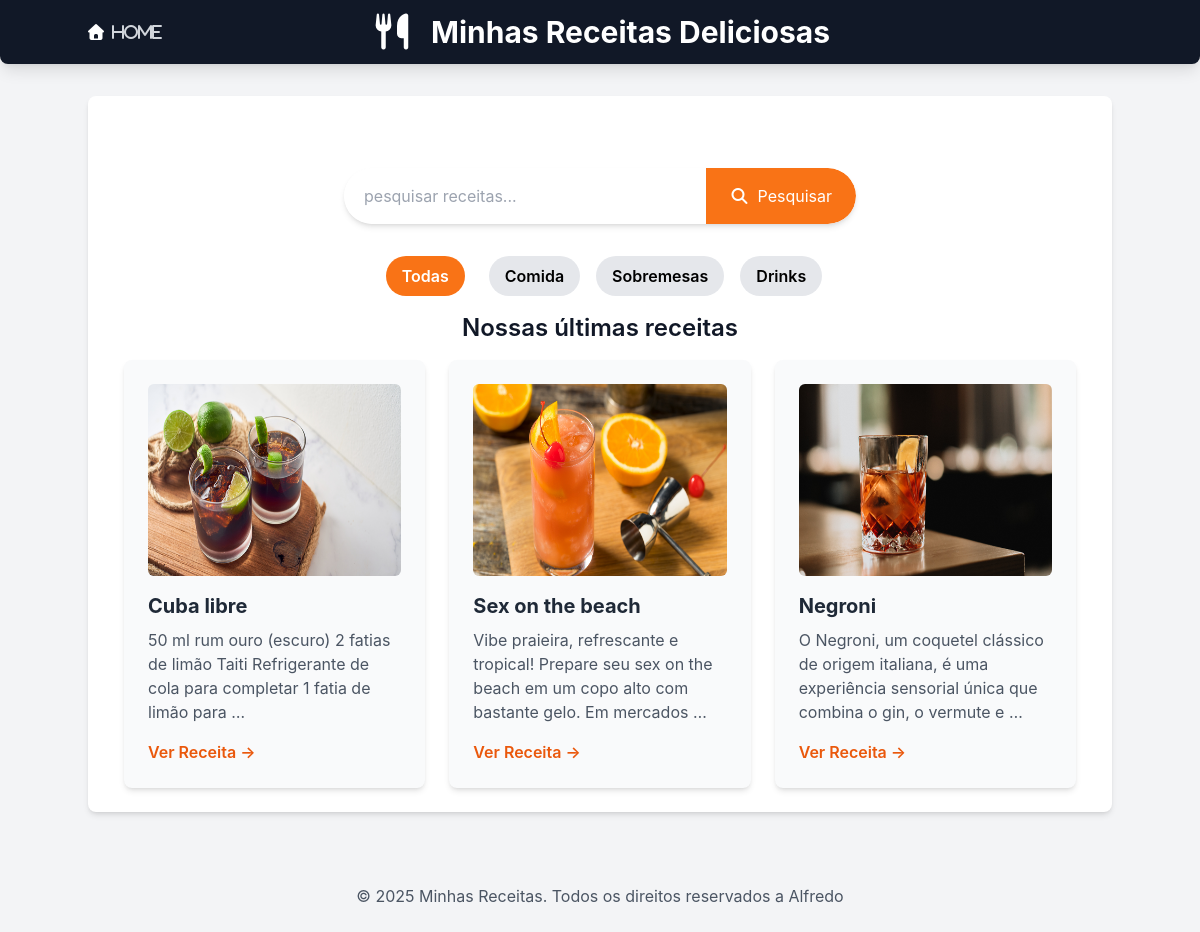
Page /receitas/?categoria=drink on the committed database.
### receitas/models.py (models this page shows, shortened)
class Receita(models.Model):
    CATEGORIAS = [
        ('comida', 'Comida'),
        ('sobremesa', 'Sobremesa'),
        ('drink', 'Drink'),
    ]
    title = models.CharField(max_length=200)
    description = models.TextField("Descrição")
    ingredients = models.TextField("Ingredientes")
    instructions = models.TextField("Instruções")
    image = models.ImageField("Imagem", upload_to='receitas/images/', blank=True, null=True)
    categoria = models.CharField("Categoria", max_length=20, choices=CATEGORIAS, default='comida')
    created_at = models.DateTimeField(auto_now_add=True)
    updated_at = models.DateTimeField(auto_now = True)
    class Meta:
        verbose_name = "Receita"
        verbose_name_plural = "Receitas"
        ordering = ['-created_at'] # Ordena as receitas pela data de criação (mais novas primeiro)

### receitas/views.py (the view)
# urls.py: 2. Add a URL to urlpatterns:  path('', views.home, name='home')
def home(request):
    categoria_slug = request.GET.get('categoria')
    categorias_choices = [choice[0] for choice in Receita.CATEGORIAS]
    if categoria_slug:
        receitas = Receita.objects.filter(categoria=categoria_slug)
        categoria_selecionada = categoria_slug
    else:
        receitas = Receita.objects.all()
        categoria_selecionada = None
    return render(request, 'receitas/home.html', {
        'receitas': receitas,
        'categorias': categorias_choices,
        'categoria_selecionada': categoria_selecionada,
    })

### receitas/templates/receitas/home.html (shortened to what this page needs)
{% extends "receitas/base.html" %}
{% block content %}
<section class="container mx-auto mt-8 p-4 flex justify-center">
    <form method="get" action="{% url 'pesquisar_receitas' %}"
        class="w-full max-w-lg flex bg-white rounded-full shadow-md overflow-hidden">
        <input type="text" name="q" placeholder="pesquisar receitas... "
            class="flex-grow p-3 text-gray-700 focus:ring-2 focus-ring-orange-500 rounded-l-full pl-5">
        <button type="submit"
            class="bg-orange-500 hover:bg-orange-600 text-white p-4 px-6 rounded-r-full transition duration-300 ease-in-out flex items-center justify-center">
            <i class="fas fa-search mr-2"></i> Pesquisar
        </button>
    </form>
</section>
<nav class="relative justify-center my-4 z-10 flex space-x-4">
    <a href="{%url 'home'%}" class="text-white mx-2 px-4 py-2 rounded-full bg-orange-500 hover:bg-orange-600 font-semibold">Todas</a>
    <a href="{%url 'home'%}?categoria=comida" class="text-black mx-2 px-4 py-2 rounded-full bg-gray-200 hover:bg-gray-300 font-semibold">Comida</a>
    <a href="{%url 'home'%}?categoria=sobremesa" class="text-black mx-2 px-4 py-2 rounded-full bg-gray-200 hover:bg-gray-300 font-semibold">Sobremesas</a>
    <a href="{%url 'home'%}?categoria=drink" class="text-black mx-2 px-4 py-2 rounded-full bg-gray-200 hover:bg-gray-300 font-semibold">Drinks</a>
</nav>
<h2 class="text-2xl font-semibold mb-4 text-center">Nossas últimas receitas</h2>
<div class="flex flex-wrap justify-center gap-6">
    {% for receita in receitas %}
    <div
        class="w-full sm:w-[calc(50%-1.5rem)] lg:w-[calc(33.333%-1.5rem)] bg-gray-50 p-6 rounded-lg shadow-md hover:shadow-lg transition-shadow duration-300 ease-in-out">
        {% if receita.image %}
        <img src="{{receita.image.url}}" alt="Imagem de {{receita.title}}"
            class="w-full h-48 objevt-cover rounded-md mb-4">
        {% endif %}
        <h3 class="text-xl font-bold mb-2 text-gray-800">{{ receita.title }}</h3>
        <p class="text-gray-600 mb-4">{{ receita.description|truncatewords:20}}</p>
        <a href="{% url 'receita_detail' receita.id %}" class="text-orange-600 hover:text-orange-800 font-semibold">Ver
            Receita &rarr;</a>
    </div>
    {% empty%}
    <p class="text-center text-gray-500 col-span-full">Nenhuma receita encontrada.</p>
    {% endfor %}
</div>
{% endblock %}

### receitas/templates/receitas/base.html (style rules this page uses)
body { font-family: 'Inter', sans-serif; }

### rows in the picture
Receita: image (picture), title "Cuba libre", description "50 ml rum ouro (escuro) 2 fatias de limão Taiti Refrigerante de cola para completar 1 fatia de limão para …"
Receita: image (picture), title "Sex on the beach", description "Vibe praieira, refrescante e tropical! Prepare seu sex on the beach em um copo alto com bastante gelo. Em mercados …"
Receita: image (picture), title "Negroni", description "O Negroni, um coquetel clássico de origem italiana, é uma experiência sensorial única que combina o gin, o vermute e …"
